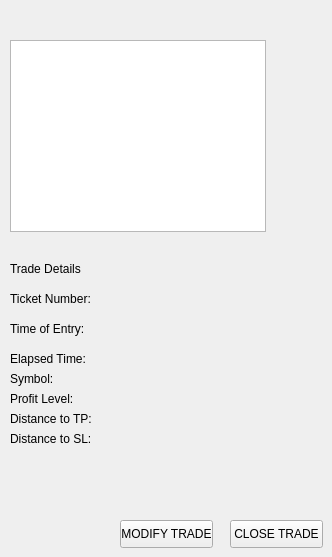
      <widget class="QWidget" name="tab_3">
       <attribute name="title">
        <string>Trade Management</string>
       </attribute>
       <attribute name="toolTip">
        <string>&lt;html&gt;&lt;head/&gt;&lt;body&gt;&lt;p&gt;Trade Management&lt;/p&gt;&lt;/body&gt;&lt;/html&gt;</string>
       </attribute>
       <widget class="QTableView" name="CURRENT_TRADES_TABLE">
        <property name="geometry">
         <rect>
          <x>10</x>
          <y>40</y>
          <width>256</width>
          <height>192</height>
         </rect>
        </property>
       </widget>
       <widget class="QLabel" name="label">
        <property name="geometry">
         <rect>
          <x>10</x>
          <y>260</y>
          <width>71</width>
          <height>17</height>
         </rect>
        </property>
        <property name="text">
         <string>Trade Details</string>
        </property>
       </widget>
       <widget class="QLabel" name="label_2">
        <property name="geometry">
         <rect>
          <x>10</x>
          <y>290</y>
          <width>81</width>
          <height>17</height>
         </rect>
        </property>
        <property name="text">
         <string>Ticket Number:</string>
        </property>
       </widget>
       <widget class="QLabel" name="label_3">
        <property name="geometry">
         <rect>
          <x>10</x>
          <y>320</y>
          <width>81</width>
          <height>17</height>
         </rect>
        </property>
        <property name="text">
         <string>Time of Entry:</string>
        </property>
       </widget>
       <widget class="QLabel" name="label_4">
        <property name="geometry">
         <rect>
          <x>10</x>
          <y>350</y>
          <width>81</width>
          <height>17</height>
         </rect>
        </property>
        <property name="text">
         <string>Elapsed Time:</string>
        </property>
       </widget>
       <widget class="QLabel" name="label_5">
        <property name="geometry">
         <rect>
          <x>10</x>
          <y>370</y>
          <width>81</width>
          <height>17</height>
         </rect>
        </property>
        <property name="text">
         <string>Symbol:</string>
        </property>
       </widget>
       <widget class="QLabel" name="label_6">
        <property name="geometry">
         <rect>
          <x>10</x>
          <y>390</y>
          <width>81</width>
          <height>17</height>
         </rect>
        </property>
        <property name="text">
         <string>Profit Level:</string>
        </property>
       </widget>
       <widget class="QLabel" name="label_7">
        <property name="geometry">
         <rect>
          <x>10</x>
          <y>410</y>
          <width>81</width>
          <height>17</height>
         </rect>
        </property>
        <property name="text">
         <string>Distance to TP:</string>
        </property>
       </widget>
       <widget class="QLabel" name="label_8">
        <property name="geometry">
         <rect>
          <x>10</x>
          <y>430</y>
          <width>81</width>
          <height>17</height>
         </rect>
        </property>
        <property name="text">
         <string>Distance to SL:</string>
        </property>
       </widget>
       <widget class="QPushButton" name="pushButton_7">
        <property name="geometry">
         <rect>
          <x>120</x>
          <y>520</y>
          <width>93</width>
          <height>28</height>
         </rect>
        </property>
        <property name="text">
         <string>MODIFY TRADE</string>
        </property>
       </widget>
       <widget class="QPushButton" name="pushButton_14">
        <property name="geometry">
         <rect>
          <x>230</x>
          <y>520</y>
          <width>93</width>
          <height>28</height>
         </rect>
        </property>
        <property name="text">
         <string>CLOSE TRADE</string>
        </property>
       </widget>
      </widget>
